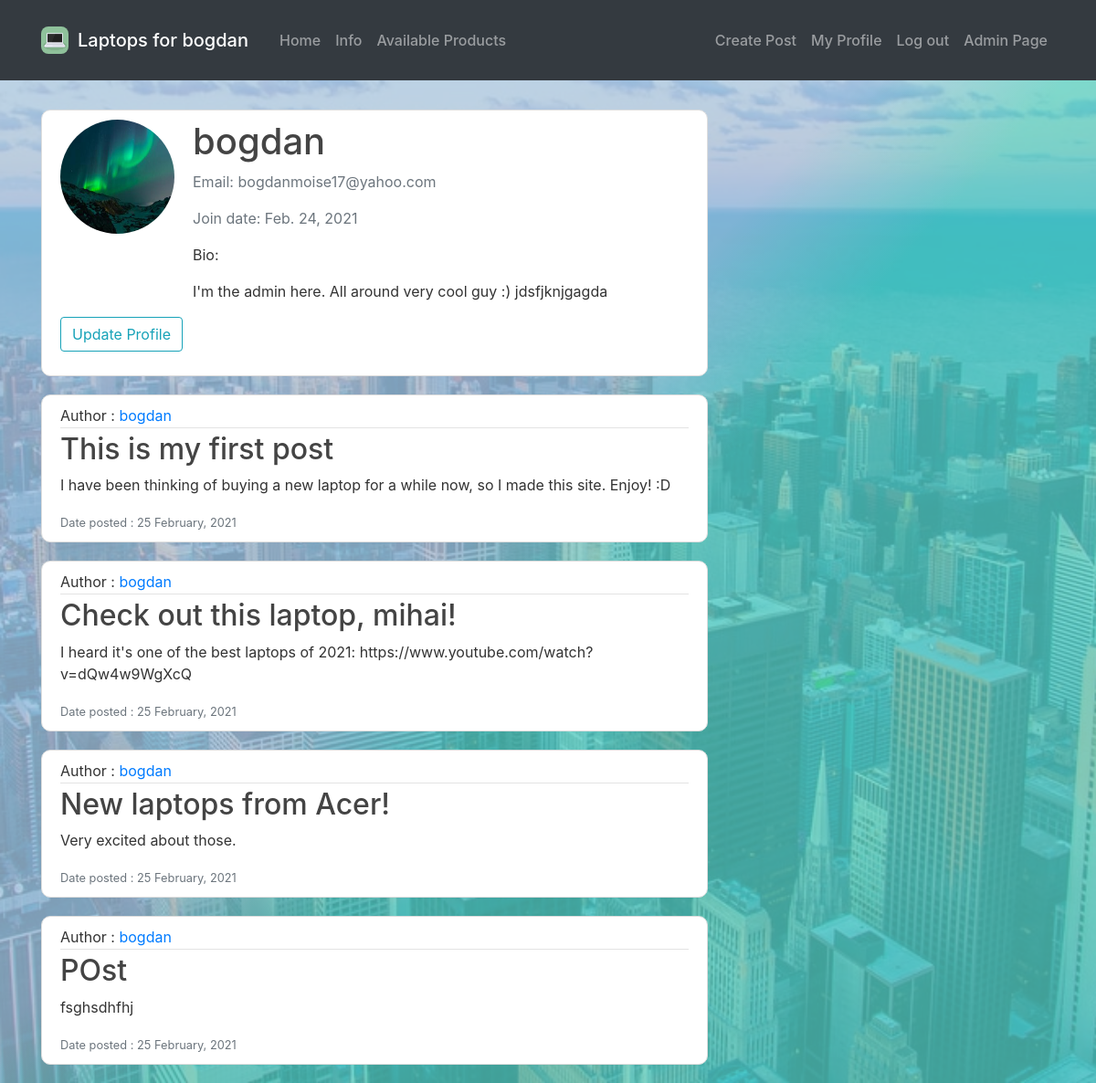
/profile/ (signed in), run on the app's committed database.
### users/models.py (models this page shows, shortened)
class Profile(models.Model):
    user = models.OneToOneField(User, on_delete=models.CASCADE)
    bio = models.CharField(max_length=200, default='')
    date_joined = models.DateField(default=timezone.now)
    image = models.ImageField(default='default.jpg', upload_to='profile_pictures')

### home/models.py (models this page shows, shortened)
class Post(models.Model):
    title = models.CharField(max_length=50)
    content = models.TextField()
    date = models.DateTimeField(default=timezone.now)
    author = models.ForeignKey(User, on_delete=models.CASCADE)

### users/views.py (the view)
# urls.py: path('profile/', view_user.profile, name='profile'),
@login_required()
def profile(request):
    context = {
        'posts': Post.objects.all(),
        'title': 'My Profile',
    }
    return render(request, 'users/profile.html', context)

### users/templates/users/profile.html
{% extends "home/base.html" %}
{% block content %}
    <div class="content-section">
        <div class="media">
            <img class="rounded-circle account-img" src="{{ user.profile.image.url }}">
            <div class="media-body">
                <h2 class="account-heading">{{ user.username }}</h2>
                <p class="text-secondary">Email: {{ user.email }}</p>
                <p class="text-secondary">Join date: {{ user.profile.date_joined }}</p>
                <p>Bio:</p>
                <p>{{ user.profile.bio }}</p>
            </div>
        </div>
        <div class="form-group">
            <a class="btn btn-outline-info" href="{% url 'update' %}">
            Update Profile
            </a>
        </div>
    </div>
{% for post in posts %}
    {% if post.author.username == user.username %}
        <article class="media content-section">
            <div class="media-body">
                <div class="article-metadata">
                    Author :
                    <a class="mr-2" href="">{{ post.author }}</a>
                </div>
                <h2><a class="article-title" href="{% url 'post-detailed' post.id %}">{{ post.title }}</a></h2>
                <p class="article-content">{{ post.content }}</p>
                <small class="text-muted">Date posted : {{ post.date|date:'d F, Y' }}</small>
            </div>
        </article>
    {% endif %}
{% endfor %}
{% endblock content%}

### home/templates/home/base.html (shortened to what this page needs)
{% load static %}
<!DOCTYPE html>
<html class="bg">
<head>
    <link rel="stylesheet" href="https://maxcdn.bootstrapcdn.com/bootstrap/4.0.0/css/bootstrap.min.css">
    <link rel="stylesheet" href="{% static 'css/style.css' %}" type="text/css">
</head>
<body class="bg">
    <header class="site-header">
        <nav class="navbar navbar-expand-lg navbar-dark bg-dark fixed-top py-4">
            <div class="container">
                <a href="{% url 'page-home' %}"><img class="nav-image" src="{% static 'images/laptop_image_navbar.png' %}" width="30" height="30" class="d-inline-block align-top" alt="laptop logo for site"></a>
                {% if user.is_authenticated %}
                <a class="navbar-brand" href="{% url 'page-home' %}">Laptops for {{ user.username }}</a>
                {% else %}
                <a class="navbar-brand" href="{% url 'page-home' %}">Laptops for Students</a>
                {% endif %}
                <div class="collapse navbar-collapse" id="navbarToggle">
                    <div class="navbar-nav mr-auto">
                        <a class="nav-item nav-link" href="{% url 'page-home' %}">Home</a>
                        <a class="nav-item nav-link" href="{% url 'page-info' %}">Info</a>
                        <a class="nav-item nav-link" href="{% url 'page-scrape' %}">Available Products</a>
                    </div>
                    <div class="navbar-nav nav-right">
                        {% if user.is_authenticated %}
                        <a class="nav-item nav-link" href="{% url 'post-create' %}">Create Post</a>
                        <a class="nav-item nav-link" href="{% url 'profile' %}">My Profile</a>
                        <a class="nav-item nav-link" href="{% url 'logout' %}">Log out</a>
                            {% if user.is_superuser and not author_view %}
                            <a class="nav-item nav-link" href="{% url 'admin:index' %}" target="_blank">Admin Page</a>
                            {%endif%}
                        {% else %}
                        <a class="nav-item nav-link" href="{% url 'login' %}">Log in</a>
                        <a class="nav-item nav-link" href="{% url 'registration' %}">Register</a>
                        {%endif%}
                    </div>
                </div>
            </div>
        </nav>
    </header>
    <main role="main" class="container">
      <div class="row">
        <div class="col-md-8">
          {% block content %}
          {% endblock %}
        </div>
        <div class="col-md-4">
        </div>
      </div>
    </main>
</body>
</html>

### home/static/css/style.css (style rules this page uses)
.bg { background: rgb(169,200,227); background: linear-gradient(132deg, rgba(169,200,227,1) 45%, rgba(87,212,200,1) 55%); height: 100%; margin: 0; background-repeat: no-repeat; background-attachment: fixed; }
header { padding-bottom: 120px; }
img { border-radius: 8px; }
.navbar-brand { padding-left: 10px; }
.navbar-nav { padding-left: 10px; }
.nav-right { padding-left: 50px; }
body { background: #fafafa; color: #333333; margin-top: 5rem; }
h1, h2, h3, h4, h5, h6 { color: #444444; }
.site-header .navbar-nav { color: #cbd5db; }
.site-header { color: #ffffff; }
.site-header { font-weight: 500; }
.content-section { background: #ffffff; padding: 10px 20px; border: 1px solid #dddddd; border-radius: 10px; margin-bottom: 20px; }
.article-title { color: #444444; }
.article-content { white-space: pre-line; }
.article-metadata { padding-bottom: 1px; margin-bottom: 4px; border-bottom: 1px solid #e3e3e3 }
.account-img { height: 125px; width: 125px; margin-right: 20px; margin-bottom: 16px; }
.account-heading { font-size: 2.5rem; }

### data on the page
Post: author "bogdan", title "This is my first post", content "I have been thinking of buying a new laptop for a while now, so I made this site. Enjoy! :D", date "25 February, 2021"
Post: author "bogdan", title "Check out this laptop, mihai!", content "I heard it's one of the best laptops of 2021: https://www.youtube.com/watch?v=dQw4w9WgXcQ", date "25 February, 2021"
Post: author "bogdan", title "New laptops from Acer!", content "Very excited about those.", date "25 February, 2021"
Post: author "bogdan", title "POst", content "fsghsdhfhj", date "25 February, 2021"

### other printed values
{{ user.username }} "bogdan"
{{ user.email }} "bogdanmoise17@yahoo.com"
{{ user.profile.date_joined }} "Feb. 24, 2021"
{{ user.profile.bio }} "I'm the admin here. All around very cool guy :) jdsfjknjgagda"
